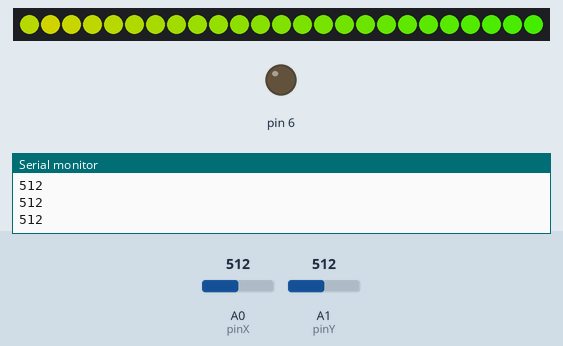
This sketch was run on a simulated Arduino Uno, built with avr-gcc and run on an emulated ATmega328P. On the bench: 25 RGB LEDs in strip order, left to right, output pins drawn as LEDs (lit = HIGH), the last lines printed to the serial monitor. The inputs (shaded band) are chosen by the test bench; at power-on: A0 (pinX) = 512, A1 (pinY) = 512. Dim RGB values are drawn brighter than linear.

Above: at 1.0 s.
At 1.9 s:
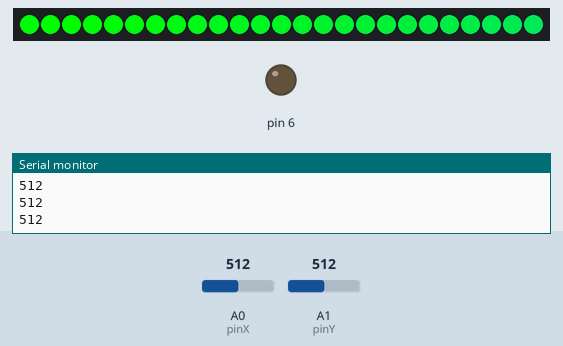
At 2.9 s:
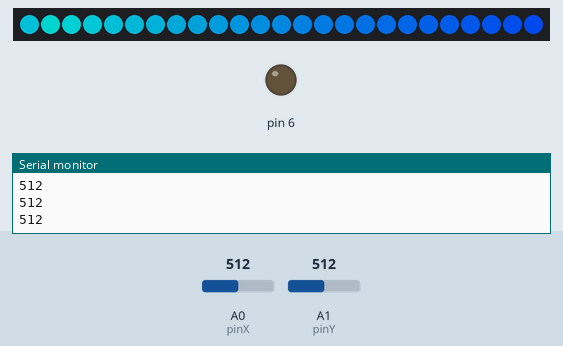
At 3.8 s:
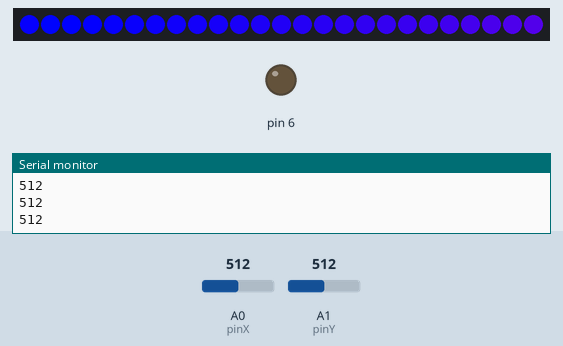
At 4.7 s:
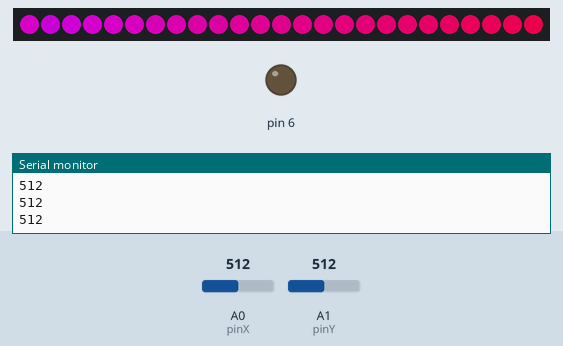
At 37.54 s:
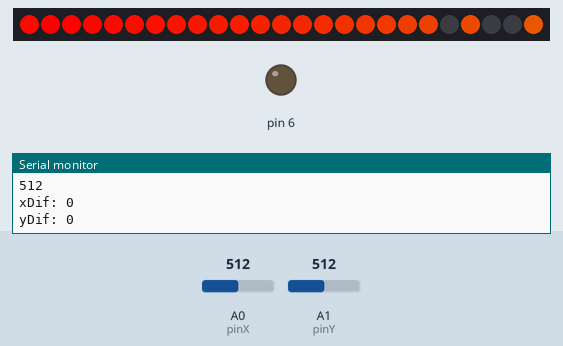

The sketch:

rightShoe.ino
```cpp
#include <Adafruit_NeoPixel.h>
int x, y, z; //unchanging
int xC, yC, zC; //variables for change values
//int xDif, yDif, zDif; //compare values
int wait=20;
//pins
int pinX = A0;
int pinY = A1;
int pinZ= A3;
#define PIN 5

//LED strip lengths
int right = 10;
int left = 20;
int bottom = 25;

Adafruit_NeoPixel strip = Adafruit_NeoPixel(25, PIN, NEO_GRB + NEO_KHZ800);

void setup() {
  pinMode(6, OUTPUT);
  Serial.begin(9600);
  strip.begin();
  strip.show();
  //setVals(x, y, z);
  x=analogRead(pinX);
  y=analogRead(pinY);
  z=analogRead(pinZ);
  Serial.println(x);
  Serial.println(y);
  Serial.println(z);

  rainbow(20);
}
void Sprint(int x2, int y2, int z2){
  Serial.print("x = ");       // prints a label
  Serial.print(x2);
  Serial.print(" y = ");       // prints a label
  Serial.print(y2);
  Serial.print("  z = ");       // prints a label
  Serial.print(z2);
  Serial.println("");
}
void setVals(int xI, int yI, int zI){
  int x1, y1, z1;
  for(int i=0;i<3; i++){
    x1+=analogRead(A0);
    y1+=analogRead(A1);
    z1+=analogRead(A2);
  }
  x1=x1/3;
  y1=y1/3;
  z1=z1/3;
  Sprint(x1, y1, z1);
  xI=x1;
  yI=y1;
  zI=z1;
}
void rainbow(uint8_t wait) {
  uint16_t i, j;

  for(j=0; j<256; j++) {
    for(i=0; i<strip.numPixels(); i++) {
      strip.setPixelColor(i, Wheel((i+j) & 255));
      strip.setPixelColor(i, Wheel((i+j) & 255));
      if(i<4){
        strip.setPixelColor(i, Wheel((i+j) & 255));
    }else{
      strip.setPixelColor(abs(4-i), Wheel((i+j) & 255));
      }
    }
    strip.show();
    delay(wait);
  }
}
uint32_t Wheel(byte WheelPos) {
  WheelPos = 255 - WheelPos;
  if(WheelPos < 85) {
    return strip.Color(255 - WheelPos * 3, 0, WheelPos * 3);
  }
  if(WheelPos < 170) {
    WheelPos -= 85;
    return strip.Color(0, WheelPos * 3, 255 - WheelPos * 3);
  }
  WheelPos -= 170;
  return strip.Color(WheelPos * 3, 255 - WheelPos * 3, 0);
}


void powerUp(){
  for (int j=0; j < 256; j++) {     // cycle all 256 colors in the wheel
    for (int q=0; q < 3; q++) {
      for (uint16_t i=left; i < bottom; i=i+3) {
        strip.setPixelColor(i+q, Wheel( (i+j) % 255));
        //turn every third pixel on
        delay(wait);
      }
      strip.show();


      for (uint16_t i=left; i< bottom ; i=i+3) {
        strip.setPixelColor(i+q, 0);        //turn every third pixel off
      }
    }
  }
}
void turnRight(){
  for (int j=0; j < 256; j++) {     // cycle all 256 colors in the wheel
    for (int q=0; q < 3; q++) {
      for (uint16_t i=0 ; i < right; i=i+3) {
        strip.setPixelColor(i+q, Wheel( (i+j) % 255));    //turn every third pixel on

      }

      strip.show();

      //delay(60);

      for (uint16_t i=0; i< right ; i=i+3) {
        strip.setPixelColor(i+q, 0);
        //turn every third pixel off
        //delay(5);
      }
      for(int i=left; i<bottom; i++){
        strip.setPixelColor(i+q, 0);
      }
      strip.show();
    }
  }
}
//forward try
void turnLeft(){
  for (int j=0; j < 256; j++) {     // cycle all 256 colors in the wheel
    for (int q=0; q < 3; q++) {
      for (uint16_t i=right; i < left+1; i=i+3) {
        strip.setPixelColor(i+q, Wheel( (i+j) % 255));    //turn every third pixel on
        delay(10);
      }
      strip.show();

      //delay(60);

      for (uint16_t i=right; i<left+1; i=i+3) {
        strip.setPixelColor(i+q, 0);        //turn every third pixel off
        delay(5);
      }
      strip.show();

    }
  }
}
void clearAll(){
  for(int i=0; i<strip.numPixels(); i++){
    strip.setPixelColor(i, 0);
  }
}
int getAverageX(){
  int q=0;
  for( int i=0; i<3; i++){
    q=q+analogRead(pinX);
  }
  q=q/3;
  Serial.print("average: ");
  Serial.println(q);
  return q;
}
int getAverageY(){
  int q=0;
  for( int i=0; i<3; i++){
    q=q+analogRead(pinY);
  }
  q=q/3;
  Serial.print("averageY: ");
  Serial.println(q);
  return q;
}
void loop() {
  Serial.println("change");
  xC= getAverageX();
  yC= getAverageY();

 Serial.println(x);
  Serial.println(xC);
  Serial.println(y);
  Serial.println(yC);
  int xDif=xC-x;
  int yDif=yC-y;
  Serial.print("xDif: ");
  Serial.println(xDif);
  Serial.print("yDif: ");
  Serial.println(yDif);
  //wait=100-xDif;
  //turnRight();
//  delay(20);
//  turnLeft();
//  delay(20);
//  powerUp();
  //wait=map(abs(xDif), 100, 600, 200, 20);

  if(analogRead(pinY)-y>100){
    Serial.println("right");
    turnRight();

  } else if(analogRead(pinY)-y<-10){
    Serial.println("left");
    turnLeft();

  }else {
    if(abs(z-zC)>5){
    powerUp();
  }else if(abs(xDif)>0){
    turnLeft();
    turnRight();
    powerUp();
  }else{
    rainbow(20);
  }
  rainbow(20);
}
}
```
